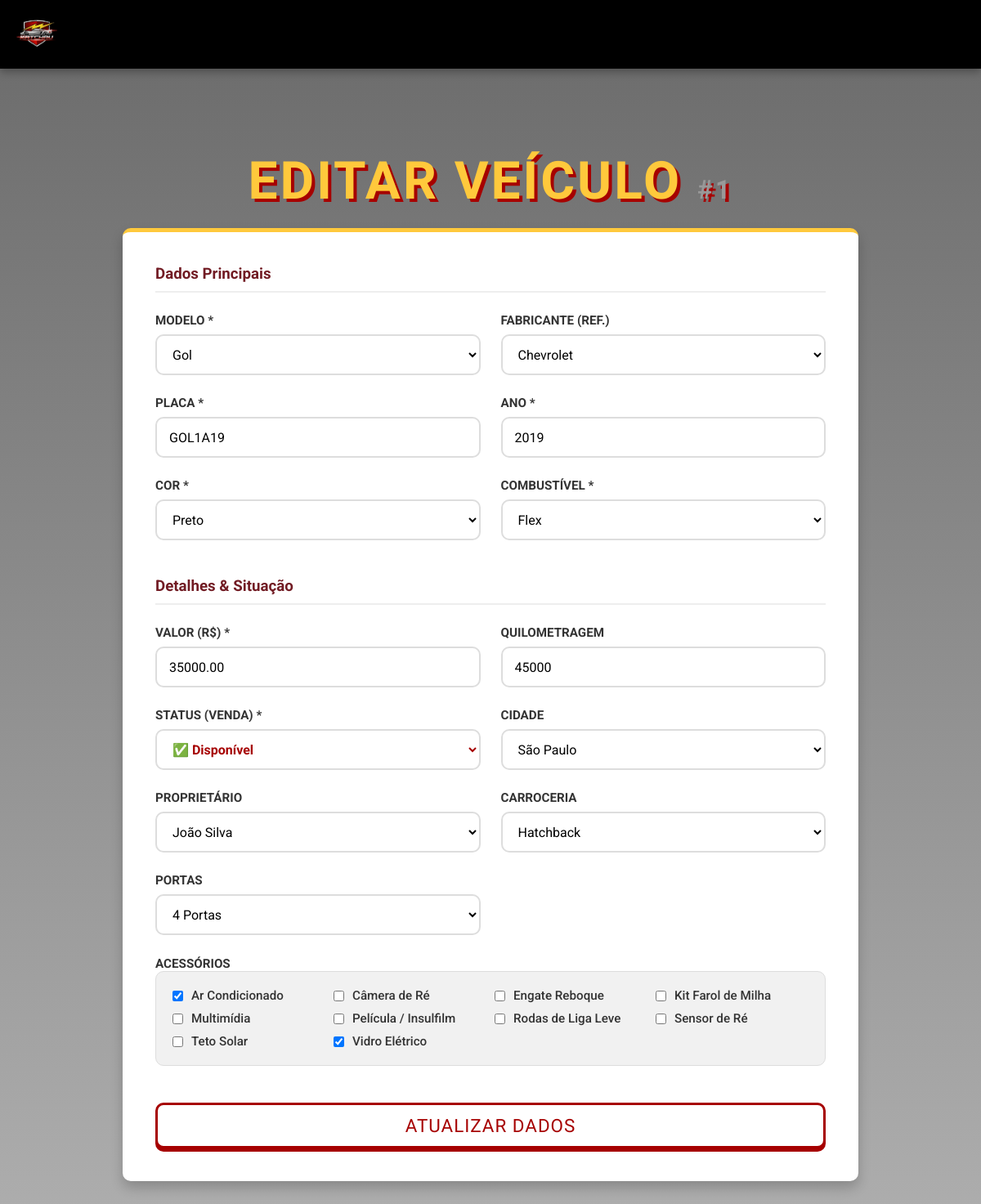
The app's page /pages/edit-veiculo.php?id=1 with its own data.
### tables this page shows
CREATE TABLE `veiculo` (
  `id` int(11) NOT NULL AUTO_INCREMENT,
  `modelo_id` int(11) DEFAULT NULL,
  `cor_id` int(11) DEFAULT NULL,
  `combustivel_id` int(11) DEFAULT NULL,
  `ano` varchar(4) DEFAULT NULL,
  `placa` varchar(20) DEFAULT NULL,
  `valor` decimal(10,2) DEFAULT NULL,
  `quilometragem` int(11) DEFAULT NULL,
  `portas` int(11) DEFAULT NULL,
  `cidade_id` int(11) DEFAULT NULL,
  `estado_id` int(11) DEFAULT NULL,
  `carroceria_id` int(11) DEFAULT NULL,
  `proprietario_id` int(11) DEFAULT NULL,
  PRIMARY KEY (`id`),
  UNIQUE KEY `placa` (`placa`),
  KEY `modelo_id` (`modelo_id`),
  KEY `cor_id` (`cor_id`),
  KEY `combustivel_id` (`combustivel_id`),
  KEY `cidade_id` (`cidade_id`),
  KEY `estado_id` (`estado_id`),
  KEY `carroceria_id` (`carroceria_id`),
  KEY `proprietario_id` (`proprietario_id`),
  CONSTRAINT `veiculo_ibfk_1` FOREIGN KEY (`modelo_id`) REFERENCES `modelo` (`id`) ON DELETE SET NULL ON UPDATE CASCADE,
  CONSTRAINT `veiculo_ibfk_2` FOREIGN KEY (`cor_id`) REFERENCES `cor` (`id`) ON DELETE SET NULL ON UPDATE CASCADE,
  CONSTRAINT `veiculo_ibfk_3` FOREIGN KEY (`combustivel_id`) REFERENCES `combustivel` (`id`) ON DELETE SET NULL ON UPDATE CASCADE,
  CONSTRAINT `veiculo_ibfk_4` FOREIGN KEY (`cidade_id`) REFERENCES `cidade` (`id`) ON DELETE SET NULL ON UPDATE CASCADE,
  CONSTRAINT `veiculo_ibfk_5` FOREIGN KEY (`estado_id`) REFERENCES `estado` (`id`) ON DELETE SET NULL ON UPDATE CASCADE,
  CONSTRAINT `veiculo_ibfk_6` FOREIGN KEY (`carroceria_id`) REFERENCES `carroceria` (`id`) ON DELETE SET NULL ON UPDATE CASCADE,
  CONSTRAINT `veiculo_ibfk_7` FOREIGN KEY (`proprietario_id`) REFERENCES `proprietario` (`id`) ON DELETE SET NULL ON UPDATE CASCADE
);

CREATE TABLE `modelo` (
  `id` int(11) NOT NULL AUTO_INCREMENT,
  `nome` varchar(100) NOT NULL,
  `fabricante_id` int(11) NOT NULL,
  PRIMARY KEY (`id`),
  KEY `fabricante_id` (`fabricante_id`),
  CONSTRAINT `modelo_ibfk_1` FOREIGN KEY (`fabricante_id`) REFERENCES `fabricante` (`id`) ON UPDATE CASCADE
);

CREATE TABLE `cor` (
  `id` int(11) NOT NULL AUTO_INCREMENT,
  `nome` varchar(50) NOT NULL,
  PRIMARY KEY (`id`),
  UNIQUE KEY `nome` (`nome`)
);

CREATE TABLE `combustivel` (
  `id` int(11) NOT NULL AUTO_INCREMENT,
  `nome` varchar(50) NOT NULL,
  PRIMARY KEY (`id`),
  UNIQUE KEY `nome` (`nome`)
);

CREATE TABLE `estado` (
  `id` int(11) NOT NULL AUTO_INCREMENT,
  `nome` varchar(100) NOT NULL,
  PRIMARY KEY (`id`)
);

CREATE TABLE `cidade` (
  `id` int(11) NOT NULL AUTO_INCREMENT,
  `nome` varchar(100) NOT NULL,
  PRIMARY KEY (`id`)
);

CREATE TABLE `proprietario` (
  `id` int(11) NOT NULL AUTO_INCREMENT,
  `nome` varchar(150) DEFAULT NULL,
  `cpf` varchar(11) DEFAULT NULL,
  `telefone` varchar(45) DEFAULT NULL,
  `email` varchar(100) DEFAULT NULL,
  `dt_nascimento` date DEFAULT NULL,
  PRIMARY KEY (`id`),
  UNIQUE KEY `cpf` (`cpf`)
);

CREATE TABLE `carroceria` (
  `id` int(11) NOT NULL AUTO_INCREMENT,
  `nome` varchar(100) NOT NULL,
  PRIMARY KEY (`id`),
  UNIQUE KEY `nome` (`nome`)
);

CREATE TABLE `acessorio` (
  `id` int(11) NOT NULL AUTO_INCREMENT,
  `nome` varchar(100) NOT NULL,
  PRIMARY KEY (`id`),
  UNIQUE KEY `nome` (`nome`)
);

### pages/edit-veiculo.php (the view, shortened to what this page needs)
<?php
require_once '../php/conexao.php';
$veiculo = null;
$ids_acessorios_veiculo = [];
try {
    $modelos = $pdo->query("SELECT id, nome FROM modelo ORDER BY nome")->fetchAll();
    $fabricantes = $pdo->query("SELECT id, nome FROM fabricante ORDER BY nome")->fetchAll();
    $cores = $pdo->query("SELECT id, nome FROM cor ORDER BY nome")->fetchAll();
    $cidades = $pdo->query("SELECT id, nome FROM cidade ORDER BY nome")->fetchAll();
    $estados = $pdo->query("SELECT id, nome FROM estado ORDER BY nome")->fetchAll();
    $carrocerias = $pdo->query("SELECT id, nome FROM carroceria ORDER BY nome")->fetchAll();
    $proprietarios = $pdo->query("SELECT id, nome FROM proprietario ORDER BY nome")->fetchAll();
    $combustiveis = $pdo->query("SELECT id, nome FROM combustivel ORDER BY nome")->fetchAll();
    $acessorios_disponiveis = $pdo->query("SELECT id, nome FROM acessorio ORDER BY nome")->fetchAll();
    $portas = [2, 3, 4, 5];
} catch (PDOException $e) {
    error_log("Erro ao carregar listas: " . $e->getMessage());
    $erro_msg = "Erro ao carregar opções do sistema.";
}
$veiculo_id = $_GET['id'] ?? null;
if (!$veiculo_id || !is_numeric($veiculo_id)) {
    $erro_msg = "ID do veículo inválido.";
} else {
    try {
        $sql_select = "SELECT * FROM veiculo WHERE id = ?";
        $stmt = $pdo->prepare($sql_select);
        $stmt->execute([(int)$veiculo_id]);
        $veiculo = $stmt->fetch();
        if (!$veiculo) {
            $erro_msg = "Veículo não encontrado.";
        } else {
            $stmtAcc = $pdo->prepare("SELECT acessorio_id FROM veiculo_acessorio WHERE veiculo_id = ?");
            $stmtAcc->execute([(int)$veiculo_id]);
            $ids_acessorios_veiculo = $stmtAcc->fetchAll(PDO::FETCH_COLUMN);
        }
    } catch (PDOException $e) {
        $erro_msg = "Erro ao carregar dados do veículo.";
    }
}
?>
<!DOCTYPE html>
<html lang="pt-BR">
<head>
    <link rel="stylesheet" href="../css/style.css">
</head>
<body>
    <header class="cabecalho">
        <nav><a href="../index.php" class="logo"><img src="../img/favicon.png" alt="logo"></a></nav>
    </header>
    <div class="inicio">
        <div class="nome">
            <h1>Editar Veículo <span style="font-size: 0.5em; color: #999;">#<?php echo $veiculo_id; ?></span></h1>
        </div>
        <?php if ($veiculo): ?>
            <div class="container-form" style="max-width: 900px; width: 100%;">
                <form action="edit-veiculo.php?id=<?php echo (int)$veiculo_id; ?>" method="post">
                    <div class="form-grid">
                        <div class="full-width">
                            <h3 style="color: #721c24; border-bottom: 2px solid #eee; padding-bottom: 10px;">Dados Principais</h3>
                        </div>
                        <div class="input-group">
                            <label class="label-ui">Modelo *</label>
                            <select name="modelo_id" class="input-ui" required>
                                <?php foreach ($modelos as $mod): ?>
                                    <option value="<?php echo $mod['id']; ?>" <?php echo ($veiculo['modelo_id'] == $mod['id']) ? 'selected' : ''; ?>>
                                        <?php echo htmlspecialchars($mod['nome']); ?>
                                    </option>
                                <?php endforeach; ?>
                            </select>
                        </div>
                        <div class="input-group">
                            <label class="label-ui">Fabricante (Ref.)</label>
                            <select name="fabricante_id" class="input-ui">
                                <?php foreach ($fabricantes as $fab): ?>
                                    <option value="<?php echo $fab['id']; ?>" <?php echo (isset($veiculo['fabricante_id']) && $veiculo['fabricante_id'] == $fab['id']) ? 'selected' : ''; ?>>
                                        <?php echo htmlspecialchars($fab['nome']); ?>
                                    </option>
                                <?php endforeach; ?>
                            </select>
                        </div>
                        <div class="input-group">
                            <label class="label-ui">Placa *</label>
                            <input type="text" name="placa-carro" class="input-ui" value="<?php echo htmlspecialchars($veiculo['placa']); ?>" required>
                        </div>
                        <div class="input-group">
                            <label class="label-ui">Ano *</label>
                            <input type="number" name="ano-carro" class="input-ui" value="<?php echo htmlspecialchars($veiculo['ano']); ?>" required min="1900" max="2026">
                        </div>
                        <div class="input-group">
                            <label class="label-ui">Cor *</label>
                            <select name="cor_id" class="input-ui" required>
                                <?php foreach ($cores as $c): ?>
                                    <option value="<?php echo $c['id']; ?>" <?php echo ($veiculo['cor_id'] == $c['id']) ? 'selected' : ''; ?>>
                                        <?php echo htmlspecialchars($c['nome']); ?>
                                    </option>
                                <?php endforeach; ?>
                            </select>
                        </div>
                        <div class="input-group">
                            <label class="label-ui">Combustível *</label>
                            <select name="combustivel_id" class="input-ui" required>
                                <?php foreach ($combustiveis as $comb): ?>
                                    <option value="<?php echo $comb['id']; ?>" <?php echo ($veiculo['combustivel_id'] == $comb['id']) ? 'selected' : ''; ?>>
                                        <?php echo htmlspecialchars($comb['nome']); ?>
                                    </option>
                                <?php endforeach; ?>
                            </select>
                        </div>
                        <div class="full-width" style="margin-top: 20px;">
                            <h3 style="color: #721c24; border-bottom: 2px solid #eee; padding-bottom: 10px;">Detalhes & Situação</h3>
                        </div>
                        <div class="input-group">
                            <label class="label-ui">Valor (R$) *</label>
                            <input type="number" name="valor-carro" class="input-ui" step="0.01" value="<?php echo htmlspecialchars($veiculo['valor']); ?>" required>
                        </div>
                        <div class="input-group">
                            <label class="label-ui">Quilometragem</label>
                            <input type="number" name="km-carro" class="input-ui" value="<?php echo htmlspecialchars($veiculo['quilometragem']); ?>">
                        </div>
                        <div class="input-group">
                            <label class="label-ui">Status (Venda) *</label>
                            <select name="estado_id" class="input-ui" style="font-weight: bold; color: var(--accent);" required>
                                <?php foreach ($estados as $e): ?>
                                    <option value="<?php echo $e['id']; ?>" <?php echo ($veiculo['estado_id'] == $e['id']) ? 'selected' : ''; ?>>
                                        <?php echo htmlspecialchars($e['nome']); ?>
                                    </option>
                                <?php endforeach; ?>
                            </select>
                        </div>
                        <div class="input-group">
                            <label class="label-ui">Cidade</label>
                            <select name="cidade_id" class="input-ui">
                                <?php foreach ($cidades as $c): ?>
                                    <option value="<?php echo $c['id']; ?>" <?php echo ($veiculo['cidade_id'] == $c['id']) ? 'selected' : ''; ?>>
                                        <?php echo htmlspecialchars($c['nome']); ?>
                                    </option>
                                <?php endforeach; ?>
                            </select>
                        </div>
                        <div class="input-group">
                            <label class="label-ui">Proprietário</label>
                            <select name="proprietario_id" class="input-ui">
                                <?php foreach ($proprietarios as $prop): ?>
                                    <option value="<?php echo $prop['id']; ?>" <?php echo ($veiculo['proprietario_id'] == $prop['id']) ? 'selected' : ''; ?>>
                                        <?php echo htmlspecialchars($prop['nome']); ?>
                                    </option>
                                <?php endforeach; ?>
                            </select>
                        </div>
                        <div class="input-group">
                            <label class="label-ui">Carroceria</label>
                            <select name="carroceria_id" class="input-ui">
                                <?php foreach ($carrocerias as $car): ?>
                                    <option value="<?php echo $car['id']; ?>" <?php echo ($veiculo['carroceria_id'] == $car['id']) ? 'selected' : ''; ?>>
                                        <?php echo htmlspecialchars($car['nome']); ?>
                                    </option>
                                <?php endforeach; ?>
                            </select>
                        </div>
                        <div class="input-group">
                            <label class="label-ui">Portas</label>
                            <select name="portas" class="input-ui">
                                <?php foreach ($portas as $p): ?>
                                    <option value="<?php echo $p; ?>" <?php echo ($veiculo['portas'] == $p) ? 'selected' : ''; ?>><?php echo $p; ?> Portas</option>
                                <?php endforeach; ?>
                            </select>
                        </div>
                        <div class="full-width">
                            <label class="label-ui">Acessórios</label>
                            <div class="checkbox-group" style="display: grid; grid-template-columns: repeat(auto-fill, minmax(150px, 1fr)); gap: 10px;">
                                <?php foreach ($acessorios_disponiveis as $acess):
                                    $checked = in_array($acess['id'], $ids_acessorios_veiculo) ? 'checked' : '';
                                ?>
                                    <label class="checkbox-item" style="cursor: pointer;">
                                        <input type="checkbox" name="acessorios[]" value="<?php echo $acess['id']; ?>" <?php echo $checked; ?>>
                                        <?php echo htmlspecialchars($acess['nome']); ?>
                                    </label>
                                <?php endforeach; ?>
                            </div>
                        </div>
                        <div class="full-width" style="margin-top: 20px;">
                            <input type="submit" class="btn-primary" value="ATUALIZAR DADOS">
                        </div>
                    </div>
                </form>
            </div>
        <?php endif; ?>
    </div>
</body>
</html>

### records on screen
veiculo: modelo_id "Gol", placa-carro "GOL1A19", ano-carro "2019", cor_id "Preto", combustivel_id "Flex", valor-carro "35000.00", km-carro "45000", estado_id "✅ Disponível", cidade_id "São Paulo", proprietario_id "João Silva", carroceria_id "Hatchback", portas "4 Portas"
acessorio: nome "Ar Condicionado"
acessorio: nome "Câmera de Ré"
acessorio: nome "Engate Reboque"
acessorio: nome "Kit Farol de Milha"
acessorio: nome "Multimídia"
acessorio: nome "Película / Insulfilm"
acessorio: nome "Rodas de Liga Leve"
acessorio: nome "Sensor de Ré"
acessorio: nome "Teto Solar"
acessorio: nome "Vidro Elétrico"

### other values on screen
$veiculo_id "1"
form field fabricante_id "Chevrolet"
